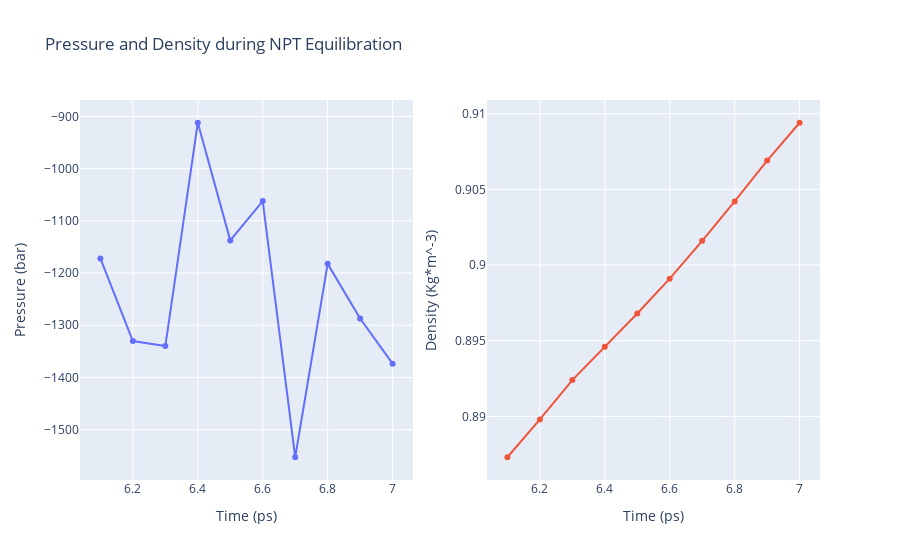

This figure's notebook cell:
### Code cell
# Read pressure and density data from file 
with open(output_dat_npt_path,'r') as pd_file:
    x,y,z = map(
        list,
        zip(*[
            (float(line.split()[0]),float(line.split()[1]),float(line.split()[2]))
            for line in pd_file 
            if not line.startswith(("#","@")) 
        ])
    )

plotly.offline.init_notebook_mode(connected=True)

trace1 = go.Scatter(
    x=x,y=y
)
trace2 = go.Scatter(
    x=x,y=z
)

fig = subplots.make_subplots(rows=1, cols=2, print_grid=False)

fig.append_trace(trace1, 1, 1)
fig.append_trace(trace2, 1, 2)

fig['layout']['xaxis1'].update(title='Time (ps)')
fig['layout']['xaxis2'].update(title='Time (ps)')
fig['layout']['yaxis1'].update(title='Pressure (bar)')
fig['layout']['yaxis2'].update(title='Density (Kg*m^-3)')

fig['layout'].update(title='Pressure and Density during NPT Equilibration')
fig['layout'].update(showlegend=False)

plotly.offline.iplot(fig)

### Figure 1 — Plotly figure (JSON) as saved in the notebook; plotly's stock layout.template omitted (floating-point values rounded to 4 significant figures)
{"data": [{"type": "scatter", "x": [6.1, 6.2, 6.3, 6.4, 6.5, 6.6, 6.7, 6.8, 6.9, 7], "xaxis": "x", "y": [-1172.0, -1330.0, -1340.0, -912.1, -1137.0, -1062.0, -1553.0, -1182.0, -1287.0, -1374.0], "yaxis": "y"}, {"type": "scatter", "x": [6.1, 6.2, 6.3, 6.4, 6.5, 6.6, 6.7, 6.8, 6.9, 7], "xaxis": "x2", "y": [0.8873, 0.8898, 0.8924, 0.8946, 0.8968, 0.8991, 0.9016, 0.9042, 0.9069, 0.9094], "yaxis": "y2"}], "layout": {"showlegend": false, "title": {"text": "Pressure and Density during NPT Equilibration"}, "xaxis": {"anchor": "y", "domain": [0, 0.45], "title": {"text": "Time (ps)"}}, "xaxis2": {"anchor": "y2", "domain": [0.55, 1], "title": {"text": "Time (ps)"}}, "yaxis": {"anchor": "x", "domain": [0, 1], "title": {"text": "Pressure (bar)"}}, "yaxis2": {"anchor": "x2", "domain": [0, 1], "title": {"text": "Density (Kg*m^-3)"}}}}
